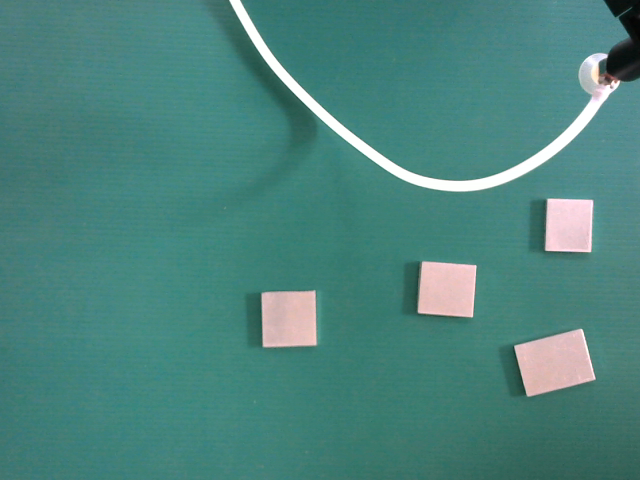
#> input picture GMTCV/photo1.png, 640 x 480 px
$ python GMTCV.py
#> lines starting #> are read from the running program, lines starting #| are printed output that depends on the picture; after the words box and inside, x2 and y2 are one past the last pixel; in counts of white or black regions, pixels touching at a corner belong together
import cv2
import numpy as np
#import argparse
def get_gray(img):#灰階
    gray = cv2.cvtColor(img, cv2.COLOR_BGR2GRAY)

    return gray

def get_blurred(img):#模糊化
    gray = get_gray(img)
    blurred = cv2.GaussianBlur(gray,(7,7),0)

    return blurred

def get_binary(img):#黑白化
    blur= get_blurred(img)
    ret,binary = cv2.threshold(blur,127,255,cv2.THRESH_BINARY)

    return binary
def get_contours(img):#獲取輪廓
    binary = get_binary(img)
    contours,hierachy = cv2.findContours(binary,cv2.RETR_CCOMP,cv2.CHAIN_APPROX_NONE)

    return contours
def draw_contours(img):#畫輪廓

    contours = get_contours(img)
    cv2.drawContours(img,contours,-1,(0,0,255),3)

    return None


def all_contour_X_Y(img):#要返回所有輪廓的X，Y值

    g_img = get_gray(img)
    binary_img = get_binary(g_img)
    cnt = get_contours(binary_img)
    draw_contours(img,cnt,-1(0,0,255),3)

    return img


"""    lefttext = 'L'+str(Num+1)
    cv2.putText(im, lefttext, (leftmost), cv2.FONT_HERSHEY_DUPLEX,1, (0, 255, 255), 1, cv2.LINE_AA)
    print (leftmost)# show point and check
    """
"""
    print (centerX)
    print (centerY)

    print ("X=",leftY[0]/(-1*mRB[0]))
    print ('left point ',left_point)
    print ('bottom point ',bottom_point)
    print ('right point ',right_point)
    print( 'mRb' ,mRB) #把numpy轉換成list
    print('mLB',mLB)
    """
   # cv2.imshow('123',binary)

    #cv2.waitKey()
#im  = cv2.imread('2object.JPG')
im  = cv2.imread('photo1.png')
#> im is the input picture: shape (480, 640, 3); mean B, G, R 125.4, 131.9, 75.6
im = cv2.resize(im, (1000, 1000), interpolation=cv2.INTER_CUBIC)
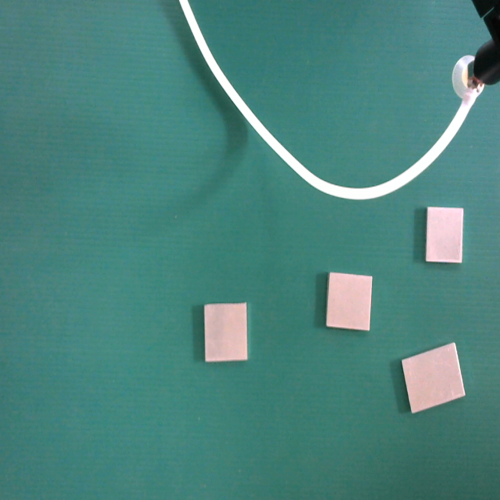
#> im: shape (1000, 1000, 3) (shown at 1/2 size); mean B, G, R 125.4, 131.8, 75.6
gray = cv2.cvtColor(im, cv2.COLOR_BGR2GRAY)
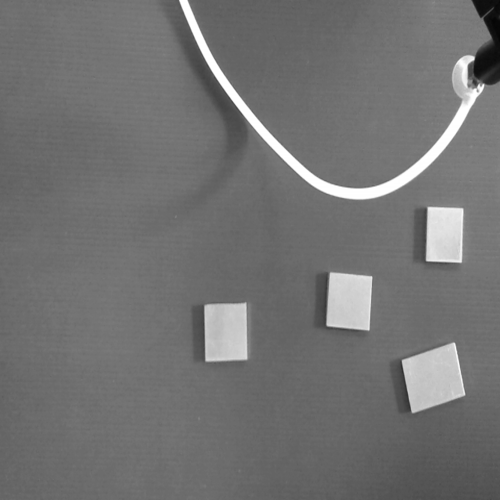
#> gray: shape (1000, 1000) (shown at 1/2 size); min 4, max 255, mean 114.3
blurred = cv2.GaussianBlur(gray,(13,13),0)
ret,binary = cv2.threshold(blurred,127,255,cv2.THRESH_BINARY)
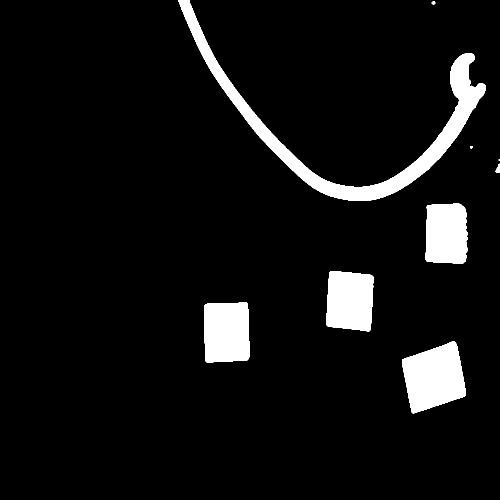
#> binary: shape (1000, 1000) (shown at 1/2 size); 6.8% white; 9 white regions (1 under 20 px), largest, box (x1, y1, x2, y2) and area: (357, 0, 972, 402) 25591, (804, 683, 932, 827) 12831, (408, 604, 500, 725) 10390
low_threshold = 1
high_threshold = 10
edges = cv2.Canny(binary, low_threshold, high_threshold)
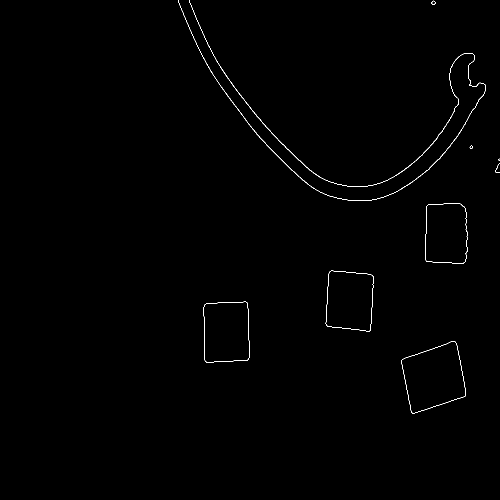
#> edges: shape (1000, 1000) (shown at 1/2 size); 0.39% white in thin lines or dots, all inside (x1, y1, x2, y2) = (356, 0, 1000, 827)
kernel = np.ones((5,5), np.uint8)
dilation = cv2.dilate(edges, kernel, iterations = 1)
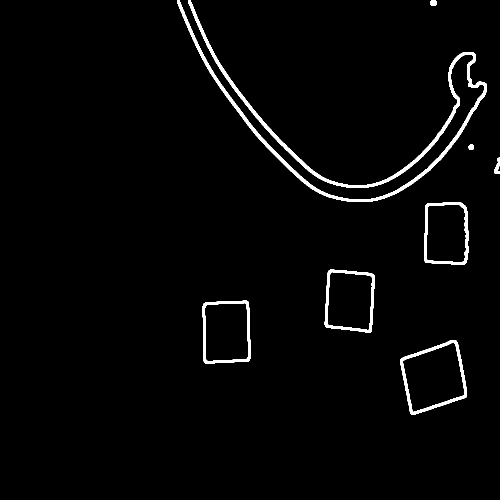
#> dilation: shape (1000, 1000) (shown at 1/2 size); 2.2% white; 9 white regions, largest, box (x1, y1, x2, y2) and area: (354, 0, 974, 404) 12704, (801, 680, 934, 829) 2608, (649, 539, 749, 665) 2129
erosion = cv2.erode(dilation, kernel, iterations = 1)
contours,hierachy = cv2.findContours(erosion,cv2.RETR_CCOMP,cv2.CHAIN_APPROX_NONE)
#> contours = 13 contours, 3 with area under 20; largest, box (x1, y1, x2, y2) and area: (803, 682, 932, 827) 12829, (803, 682, 932, 827) 12824, (407, 603, 500, 725) 10395, (407, 603, 500, 725) 10387, (651, 541, 747, 663) 10106
#cv2.drawContours(im,contours,-1,(0,0,255),3)
cnt_count = []
#cnt_count_index = cnt_count -1
centerX =[]
centerY =[]
for cnt in range(len(contours)):
    epsilon = 0.01 * cv2.arcLength(contours[cnt], True)
    approx = cv2.approxPolyDP(contours[cnt], epsilon, True)
    #print(len(approx))
    area = cv2.contourArea(contours[cnt])
    if( area >1000):
        print('輪廓號=',cnt,'角點數=', len(approx))
        cv2.drawContours(im, contours[cnt], -1, (255, 255, 255), 3)
        M = cv2.moments(contours[cnt])
        if M["m00"] != 0:
            cX = int(M["m10"] / M["m00"])
            cY = int(M["m01"] / M["m00"])
            # print(area)
            cnt_count.append(cnt)
            centerX.append(cX)
            centerY.append(cY)
            #cnt_count = cnt_count + 1
            text = str(cnt)
            cv2.putText(im, text, (cX + 5, cY), cv2.FONT_HERSHEY_DUPLEX, 1, (0, 255, 255), 1, cv2.LINE_AA)
            cv2.circle(im, (cX, cY), 10, (1, 227, 254), -1)
#> this loop made 13 passes
#> (epsilon, approx, area, cX, cY, text) on passes 1, 2, 3, 5: (4.76, [[910, 683], [803, 720], [824, 826], [931, 791]], 12829, 867, 754, '0'), (4.74, [[908, 682], [931, 790], [825, 826], [803, 720]], 12823.5, 867, 754, '1'), (4.1, [[493, 604], [409, 609], [412, 724], [497, 718]], 10395, 452, 663, '2'), (4.08, [[660, 542], [653, 651], [739, 662], [746, 552]], 10105.5, 699, 600, '4')
#> (epsilon, area, cX, cY, text) on passes 4, 6, 7, 8: (4.07, 10387, 452, 663, '3'), (4.06, 10093.5, 699, 600, '5'), (3.95, 9431.5, 892, 466, '6'), (3.94, 9387.5, 892, 466, '7')
#| 輪廓號= 0 角點數= 4
#| 輪廓號= 1 角點數= 4
#| 輪廓號= 2 角點數= 4
#| 輪廓號= 3 角點數= 6
#| 輪廓號= 4 角點數= 4
#| 輪廓號= 5 角點數= 6
#| 輪廓號= 6 角點數= 7
#| 輪廓號= 7 角點數= 7
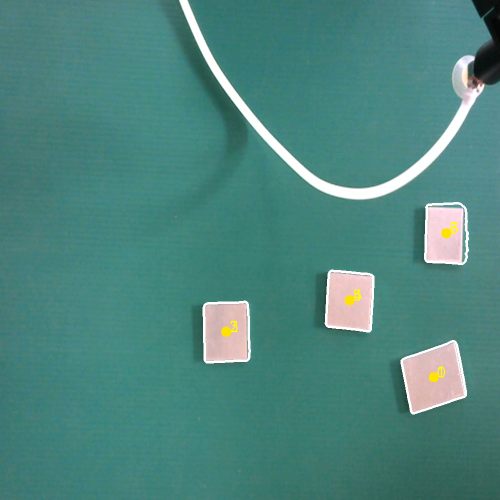
#> im: shape (1000, 1000, 3) (shown at 1/2 size); 1.03% of pixels changed, all inside (x1, y1, x2, y2) = (405, 404, 938, 829)
#> after the loop, centerX = [867, 867, 452, 452, 699, 699, 892, 892]; centerY = [754, 754, 663, 663, 600, 600, 466, 466]; cnt_count = [0, 1, 2, 3, 4, 5, 6, 7]


left_point = [] #define for save 4 most point
right_point = []
top_point = []
bottom_point = []
##############################################

mRB=[]
mLB=[]
for Num in range(len(cnt_count)):
    cnt = contours[cnt_count[Num]]
    leftmost = tuple(cnt[cnt[:,:,0].argmin()][0])
    rightmost = tuple(cnt[cnt[:,:,0].argmax()][0])
    topmost = tuple(cnt[cnt[:,:,1].argmin()][0])
    bottommost = tuple(cnt[cnt[:,:,1].argmax()][0])
    ## get 4 most point
    cv2.circle(im,leftmost,10,[0,90,255],-1)
    cv2.circle(im,topmost,10,[0,90,255],-1)
    cv2.circle(im,rightmost,10,[0,90,255],-1)
    cv2.circle(im,bottommost,10,[0,90,255],-1)
    ## draw 4 most point
    left_point.append(leftmost)
    right_point.append(rightmost)
    top_point.append(topmost)
    bottom_point.append(bottommost)
    ## tuple type change to list type
    npleft = np.array(left_point)
    npright = np.array(right_point)
    #nptop = np.array(top_point)
    npbottom = np.array(bottom_point)
        ## change list to np.array
    leftX = list(npleft [ : ,  0 ] )
    rightX= list(npright [ : ,  0 ] )
        #topX = list(nptop [ : ,  0 ] )
    bottomX=list(npbottom [ : ,  0 ] )
    leftY=list(npleft [ : ,  1 ] )
    rightY=list(npright [ : ,  1 ] )
        #topY=list(nptop [ : ,  1 ] )
    bottomY=list(npbottom [ : ,  1 ] )
    mRB.append((bottomY[Num]-rightY[Num])/(bottomX[Num]-rightX[Num]))
    mLB.append((bottomY[Num]-leftY[Num])/(bottomX[Num]-leftX[Num]))
    X_position=leftY[0]/(-1*mRB[0])
    """
print (centerX)
print (centerY)

print ("X=",leftY[0]/(-1*mRB[0]))
print ('left point ',left_point)
print ('bottom point ',bottom_point)
print ('right point ',right_point)
print( 'mRb' ,mRB) #把numpy轉換成list
print('mLB',mLB)
"""
#> this loop made 8 passes
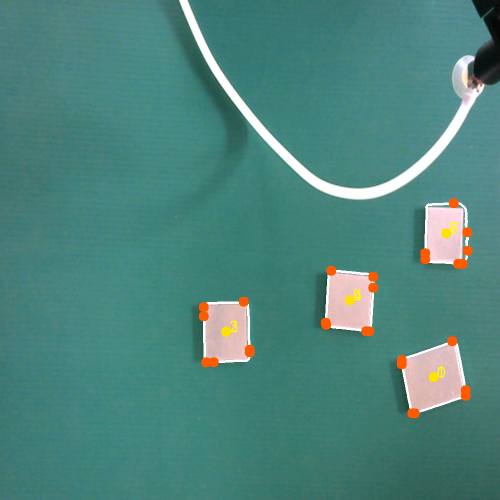
#> im: shape (1000, 1000, 3) (shown at 1/2 size); 0.74% of pixels changed, all inside (x1, y1, x2, y2) = (397, 396, 946, 837)
#> after the loop, bottom_point = [(824, 826), (829, 826), (412, 724), (427, 724), (732, 662), (738, 662), (916, 527), (925, 527)]; left_point = [(803, 720), (803, 728), (407, 614), (407, 632), (651, 645), (652, 649), (850, 506), (850, 518)]; mLB = [5.05, 3.77, 22, 4.6, 0.21, 0.151, 0.318, 0.12]; mRB = [-0.327, -0.451, -0.23, -0.347, -6.21, -13.62, -1.37, -7]; right_point = [(931, 791), (931, 780), (499, 704), (499, 699), (746, 575), (746, 553), (935, 501), (934, 464)]; top_point = [(904, 682), (904, 682), (487, 603), (487, 603), (662, 541), (662, 541), (907, 406), (907, 406)]
cv2.imshow('edges',edges)
cv2.imshow('im',im)
cv2.imshow('bin',binary)

cv2.waitKey()
